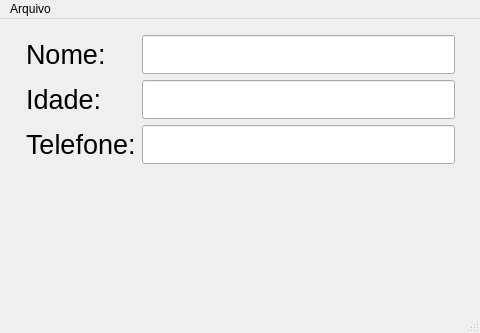
<?xml version="1.0" encoding="UTF-8"?>
<ui version="4.0">
 <class>MainWindow</class>
 <widget class="QMainWindow" name="MainWindow">
  <property name="geometry">
   <rect>
    <x>0</x>
    <y>0</y>
    <width>480</width>
    <height>333</height>
   </rect>
  </property>
  <property name="windowTitle">
   <string>MainWindow</string>
  </property>
  <widget class="QWidget" name="centralwidget">
   <widget class="QWidget" name="formLayoutWidget">
    <property name="geometry">
     <rect>
      <x>20</x>
      <y>10</y>
      <width>441</width>
      <height>151</height>
     </rect>
    </property>
    <layout class="QFormLayout" name="formLayout">
     <property name="leftMargin">
      <number>6</number>
     </property>
     <property name="topMargin">
      <number>6</number>
     </property>
     <property name="rightMargin">
      <number>6</number>
     </property>
     <property name="bottomMargin">
      <number>6</number>
     </property>
     <item row="0" column="0">
      <widget class="QLabel" name="label">
       <property name="font">
        <font>
         <pointsize>20</pointsize>
        </font>
       </property>
       <property name="text">
        <string>Nome: </string>
       </property>
      </widget>
     </item>
     <item row="0" column="1">
      <widget class="QLineEdit" name="lineEdit">
       <property name="font">
        <font>
         <pointsize>20</pointsize>
        </font>
       </property>
      </widget>
     </item>
     <item row="1" column="1">
      <widget class="QLineEdit" name="lineEdit_2">
       <property name="font">
        <font>
         <pointsize>20</pointsize>
        </font>
       </property>
      </widget>
     </item>
     <item row="1" column="0">
      <widget class="QLabel" name="label_2">
       <property name="font">
        <font>
         <pointsize>20</pointsize>
        </font>
       </property>
       <property name="text">
        <string>Idade:</string>
       </property>
      </widget>
     </item>
     <item row="2" column="1">
      <widget class="QLineEdit" name="lineEdit_3">
       <property name="font">
        <font>
         <pointsize>20</pointsize>
        </font>
       </property>
      </widget>
     </item>
     <item row="2" column="0">
      <widget class="QLabel" name="label_3">
       <property name="font">
        <font>
         <pointsize>20</pointsize>
        </font>
       </property>
       <property name="text">
        <string>Telefone:</string>
       </property>
      </widget>
     </item>
    </layout>
   </widget>
   <widget class="QLabel" name="label_4">
    <property name="geometry">
     <rect>
      <x>20</x>
      <y>200</y>
      <width>441</width>
      <height>91</height>
     </rect>
    </property>
    <property name="font">
     <font>
      <pointsize>10</pointsize>
     </font>
    </property>
    <property name="text">
     <string/>
    </property>
   </widget>
  </widget>
  <widget class="QMenuBar" name="menubar">
   <property name="geometry">
    <rect>
     <x>0</x>
     <y>0</y>
     <width>480</width>
     <height>21</height>
    </rect>
   </property>
   <widget class="QMenu" name="menuArquivo">
    <property name="title">
     <string>Arquivo</string>
    </property>
    <addaction name="actionSalvar"/>
    <addaction name="actionAbrir"/>
   </widget>
   <addaction name="menuArquivo"/>
  </widget>
  <widget class="QStatusBar" name="statusbar"/>
  <action name="actionSalvar">
   <property name="text">
    <string>Salvar</string>
   </property>
  </action>
  <action name="actionAbrir">
   <property name="text">
    <string>Abrir</string>
   </property>
  </action>
 </widget>
 <resources/>
 <connections/>
</ui>
